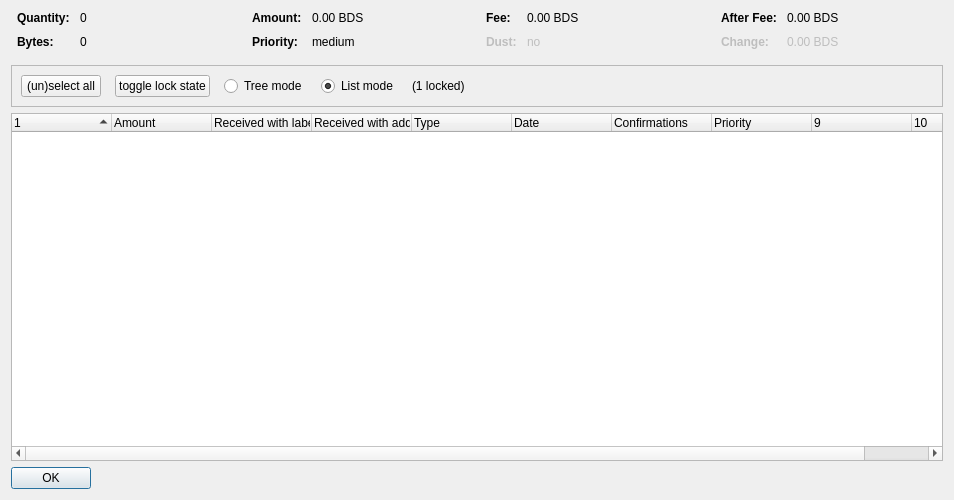
<?xml version="1.0" encoding="UTF-8"?>
<ui version="4.0">
 <class>CoinControlDialog</class>
 <widget class="QDialog" name="CoinControlDialog">
  <property name="geometry">
   <rect>
    <x>0</x>
    <y>0</y>
    <width>954</width>
    <height>500</height>
   </rect>
  </property>
  <property name="windowTitle">
   <string>Coin Selection</string>
  </property>
  <layout class="QVBoxLayout" name="verticalLayout">
   <item>
    <layout class="QHBoxLayout" name="horizontalLayoutTop" stretch="0,0,0,0">
     <property name="topMargin">
      <number>0</number>
     </property>
     <property name="bottomMargin">
      <number>10</number>
     </property>
     <item>
      <layout class="QFormLayout" name="formLayoutCoinControl1">
       <property name="horizontalSpacing">
        <number>10</number>
       </property>
       <property name="verticalSpacing">
        <number>10</number>
       </property>
       <property name="leftMargin">
        <number>6</number>
       </property>
       <property name="rightMargin">
        <number>6</number>
       </property>
       <item row="0" column="0">
        <widget class="QLabel" name="labelCoinControlQuantityText">
         <property name="font">
          <font>
           <weight>75</weight>
           <bold>true</bold>
          </font>
         </property>
         <property name="text">
          <string>Quantity:</string>
         </property>
        </widget>
       </item>
       <item row="0" column="1">
        <widget class="QLabel" name="labelCoinControlQuantity">
         <property name="cursor">
          <cursorShape>IBeamCursor</cursorShape>
         </property>
         <property name="contextMenuPolicy">
          <enum>Qt::ActionsContextMenu</enum>
         </property>
         <property name="text">
          <string notr="true">0</string>
         </property>
         <property name="textInteractionFlags">
          <set>Qt::LinksAccessibleByMouse|Qt::TextSelectableByKeyboard|Qt::TextSelectableByMouse</set>
         </property>
        </widget>
       </item>
       <item row="1" column="0">
        <widget class="QLabel" name="labelCoinControlBytesText">
         <property name="font">
          <font>
           <weight>75</weight>
           <bold>true</bold>
          </font>
         </property>
         <property name="text">
          <string>Bytes:</string>
         </property>
        </widget>
       </item>
       <item row="1" column="1">
        <widget class="QLabel" name="labelCoinControlBytes">
         <property name="cursor">
          <cursorShape>IBeamCursor</cursorShape>
         </property>
         <property name="contextMenuPolicy">
          <enum>Qt::ActionsContextMenu</enum>
         </property>
         <property name="text">
          <string notr="true">0</string>
         </property>
         <property name="textInteractionFlags">
          <set>Qt::LinksAccessibleByMouse|Qt::TextSelectableByKeyboard|Qt::TextSelectableByMouse</set>
         </property>
        </widget>
       </item>
      </layout>
     </item>
     <item>
      <layout class="QFormLayout" name="formLayoutCoinControl2">
       <property name="horizontalSpacing">
        <number>10</number>
       </property>
       <property name="verticalSpacing">
        <number>10</number>
       </property>
       <property name="leftMargin">
        <number>6</number>
       </property>
       <property name="rightMargin">
        <number>6</number>
       </property>
       <item row="0" column="0">
        <widget class="QLabel" name="labelCoinControlAmountText">
         <property name="font">
          <font>
           <weight>75</weight>
           <bold>true</bold>
          </font>
         </property>
         <property name="text">
          <string>Amount:</string>
         </property>
        </widget>
       </item>
       <item row="0" column="1">
        <widget class="QLabel" name="labelCoinControlAmount">
         <property name="cursor">
          <cursorShape>IBeamCursor</cursorShape>
         </property>
         <property name="contextMenuPolicy">
          <enum>Qt::ActionsContextMenu</enum>
         </property>
         <property name="text">
          <string notr="true">0.00 BDS</string>
         </property>
         <property name="textInteractionFlags">
          <set>Qt::LinksAccessibleByMouse|Qt::TextSelectableByKeyboard|Qt::TextSelectableByMouse</set>
         </property>
        </widget>
       </item>
       <item row="1" column="0">
        <widget class="QLabel" name="labelCoinControlPriorityText">
         <property name="font">
          <font>
           <weight>75</weight>
           <bold>true</bold>
          </font>
         </property>
         <property name="text">
          <string>Priority:</string>
         </property>
        </widget>
       </item>
       <item row="1" column="1">
        <widget class="QLabel" name="labelCoinControlPriority">
         <property name="cursor">
          <cursorShape>IBeamCursor</cursorShape>
         </property>
         <property name="contextMenuPolicy">
          <enum>Qt::ActionsContextMenu</enum>
         </property>
         <property name="text">
          <string>medium</string>
         </property>
         <property name="textInteractionFlags">
          <set>Qt::LinksAccessibleByMouse|Qt::TextSelectableByKeyboard|Qt::TextSelectableByMouse</set>
         </property>
        </widget>
       </item>
      </layout>
     </item>
     <item>
      <layout class="QFormLayout" name="formLayoutCoinControl3">
       <property name="horizontalSpacing">
        <number>10</number>
       </property>
       <property name="verticalSpacing">
        <number>10</number>
       </property>
       <property name="leftMargin">
        <number>6</number>
       </property>
       <property name="rightMargin">
        <number>6</number>
       </property>
       <item row="0" column="0">
        <widget class="QLabel" name="labelCoinControlFeeText">
         <property name="font">
          <font>
           <weight>75</weight>
           <bold>true</bold>
          </font>
         </property>
         <property name="text">
          <string>Fee:</string>
         </property>
        </widget>
       </item>
       <item row="0" column="1">
        <widget class="QLabel" name="labelCoinControlFee">
         <property name="cursor">
          <cursorShape>IBeamCursor</cursorShape>
         </property>
         <property name="contextMenuPolicy">
          <enum>Qt::ActionsContextMenu</enum>
         </property>
         <property name="text">
          <string notr="true">0.00 BDS</string>
         </property>
         <property name="textInteractionFlags">
          <set>Qt::LinksAccessibleByMouse|Qt::TextSelectableByKeyboard|Qt::TextSelectableByMouse</set>
         </property>
        </widget>
       </item>
       <item row="1" column="0">
        <widget class="QLabel" name="labelCoinControlLowOutputText">
         <property name="enabled">
          <bool>false</bool>
         </property>
         <property name="font">
          <font>
           <weight>75</weight>
           <bold>true</bold>
          </font>
         </property>
         <property name="text">
          <string>Dust:</string>
         </property>
        </widget>
       </item>
       <item row="1" column="1">
        <widget class="QLabel" name="labelCoinControlLowOutput">
         <property name="enabled">
          <bool>false</bool>
         </property>
         <property name="cursor">
          <cursorShape>IBeamCursor</cursorShape>
         </property>
         <property name="contextMenuPolicy">
          <enum>Qt::ActionsContextMenu</enum>
         </property>
         <property name="text">
          <string>no</string>
         </property>
         <property name="textInteractionFlags">
          <set>Qt::LinksAccessibleByMouse|Qt::TextSelectableByKeyboard|Qt::TextSelectableByMouse</set>
         </property>
        </widget>
       </item>
      </layout>
     </item>
     <item>
      <layout class="QFormLayout" name="formLayoutCoinControl4">
       <property name="horizontalSpacing">
        <number>10</number>
       </property>
       <property name="verticalSpacing">
        <number>10</number>
       </property>
       <property name="leftMargin">
        <number>6</number>
       </property>
       <property name="rightMargin">
        <number>6</number>
       </property>
       <item row="0" column="0">
        <widget class="QLabel" name="labelCoinControlAfterFeeText">
         <property name="font">
          <font>
           <weight>75</weight>
           <bold>true</bold>
          </font>
         </property>
         <property name="text">
          <string>After Fee:</string>
         </property>
        </widget>
       </item>
       <item row="0" column="1">
        <widget class="QLabel" name="labelCoinControlAfterFee">
         <property name="cursor">
          <cursorShape>IBeamCursor</cursorShape>
         </property>
         <property name="contextMenuPolicy">
          <enum>Qt::ActionsContextMenu</enum>
         </property>
         <property name="text">
          <string notr="true">0.00 BDS</string>
         </property>
         <property name="textInteractionFlags">
          <set>Qt::LinksAccessibleByMouse|Qt::TextSelectableByKeyboard|Qt::TextSelectableByMouse</set>
         </property>
        </widget>
       </item>
       <item row="1" column="0">
        <widget class="QLabel" name="labelCoinControlChangeText">
         <property name="enabled">
          <bool>false</bool>
         </property>
         <property name="font">
          <font>
           <weight>75</weight>
           <bold>true</bold>
          </font>
         </property>
         <property name="text">
          <string>Change:</string>
         </property>
        </widget>
       </item>
       <item row="1" column="1">
        <widget class="QLabel" name="labelCoinControlChange">
         <property name="enabled">
          <bool>false</bool>
         </property>
         <property name="cursor">
          <cursorShape>IBeamCursor</cursorShape>
         </property>
         <property name="contextMenuPolicy">
          <enum>Qt::ActionsContextMenu</enum>
         </property>
         <property name="text">
          <string notr="true">0.00 BDS</string>
         </property>
         <property name="textInteractionFlags">
          <set>Qt::LinksAccessibleByMouse|Qt::TextSelectableByKeyboard|Qt::TextSelectableByMouse</set>
         </property>
        </widget>
       </item>
      </layout>
     </item>
    </layout>
   </item>
   <item>
    <widget class="QFrame" name="frame">
     <property name="minimumSize">
      <size>
       <width>0</width>
       <height>40</height>
      </size>
     </property>
     <property name="frameShape">
      <enum>QFrame::StyledPanel</enum>
     </property>
     <property name="frameShadow">
      <enum>QFrame::Sunken</enum>
     </property>
     <layout class="QHBoxLayout" name="horizontalLayout">
      <item>
       <layout class="QHBoxLayout" name="horizontalLayoutPanel" stretch="0,0,0,0,0,0">
        <property name="spacing">
         <number>14</number>
        </property>
        <item>
         <widget class="QPushButton" name="pushButtonSelectAll">
          <property name="sizePolicy">
           <sizepolicy hsizetype="Maximum" vsizetype="Fixed">
            <horstretch>0</horstretch>
            <verstretch>0</verstretch>
           </sizepolicy>
          </property>
          <property name="text">
           <string>(un)select all</string>
          </property>
          <property name="autoDefault">
           <bool>false</bool>
          </property>
         </widget>
        </item>
        <item>
         <widget class="QPushButton" name="pushButtonToggleLock">
          <property name="sizePolicy">
           <sizepolicy hsizetype="Maximum" vsizetype="Fixed">
            <horstretch>0</horstretch>
            <verstretch>0</verstretch>
           </sizepolicy>
          </property>
          <property name="text">
           <string>toggle lock state</string>
          </property>
          <property name="autoDefault">
           <bool>false</bool>
          </property>
         </widget>
        </item>
        <item>
         <widget class="QRadioButton" name="radioTreeMode">
          <property name="sizePolicy">
           <sizepolicy hsizetype="Maximum" vsizetype="Fixed">
            <horstretch>0</horstretch>
            <verstretch>0</verstretch>
           </sizepolicy>
          </property>
          <property name="text">
           <string>Tree mode</string>
          </property>
         </widget>
        </item>
        <item>
         <widget class="QRadioButton" name="radioListMode">
          <property name="sizePolicy">
           <sizepolicy hsizetype="Maximum" vsizetype="Fixed">
            <horstretch>0</horstretch>
            <verstretch>0</verstretch>
           </sizepolicy>
          </property>
          <property name="text">
           <string>List mode</string>
          </property>
          <property name="checked">
           <bool>true</bool>
          </property>
         </widget>
        </item>
        <item>
         <widget class="QLabel" name="labelLocked">
          <property name="text">
           <string>(1 locked)</string>
          </property>
         </widget>
        </item>
        <item>
         <spacer name="horizontalSpacer">
          <property name="orientation">
           <enum>Qt::Horizontal</enum>
          </property>
          <property name="sizeHint" stdset="0">
           <size>
            <width>40</width>
            <height>20</height>
           </size>
          </property>
         </spacer>
        </item>
       </layout>
      </item>
     </layout>
    </widget>
   </item>
   <item>
    <widget class="CoinControlTreeWidget" name="treeWidget">
     <property name="contextMenuPolicy">
      <enum>Qt::CustomContextMenu</enum>
     </property>
     <property name="sortingEnabled">
      <bool>false</bool>
     </property>
     <property name="columnCount">
      <number>10</number>
     </property>
     <attribute name="headerShowSortIndicator" stdset="0">
      <bool>true</bool>
     </attribute>
     <attribute name="headerStretchLastSection">
      <bool>false</bool>
     </attribute>
     <column>
      <property name="text">
       <string/>
      </property>
     </column>
     <column>
      <property name="text">
       <string>Amount</string>
      </property>
     </column>
     <column>
      <property name="text">
       <string>Received with label</string>
      </property>
     </column>
     <column>
      <property name="text">
       <string>Received with address</string>
      </property>
     </column>
     <column>
      <property name="text">
       <string>Type</string>
      </property>
     </column>
     <column>
      <property name="text">
       <string>Date</string>
      </property>
     </column>
     <column>
      <property name="text">
       <string>Confirmations</string>
      </property>
      <property name="toolTip">
       <string>Confirmed</string>
      </property>
     </column>
     <column>
      <property name="text">
       <string>Priority</string>
      </property>
     </column>
     <column>
      <property name="text">
       <string/>
      </property>
     </column>
     <column>
      <property name="text">
       <string/>
      </property>
     </column>
    </widget>
   </item>
   <item>
    <widget class="QDialogButtonBox" name="buttonBox">
     <property name="sizePolicy">
      <sizepolicy hsizetype="Maximum" vsizetype="Fixed">
       <horstretch>0</horstretch>
       <verstretch>0</verstretch>
      </sizepolicy>
     </property>
     <property name="orientation">
      <enum>Qt::Horizontal</enum>
     </property>
     <property name="standardButtons">
      <set>QDialogButtonBox::Ok</set>
     </property>
    </widget>
   </item>
  </layout>
 </widget>
 <customwidgets>
  <customwidget>
   <class>CoinControlTreeWidget</class>
   <extends>QTreeWidget</extends>
   <header>coincontroltreewidget.h</header>
  </customwidget>
 </customwidgets>
 <resources/>
 <connections/>
</ui>
